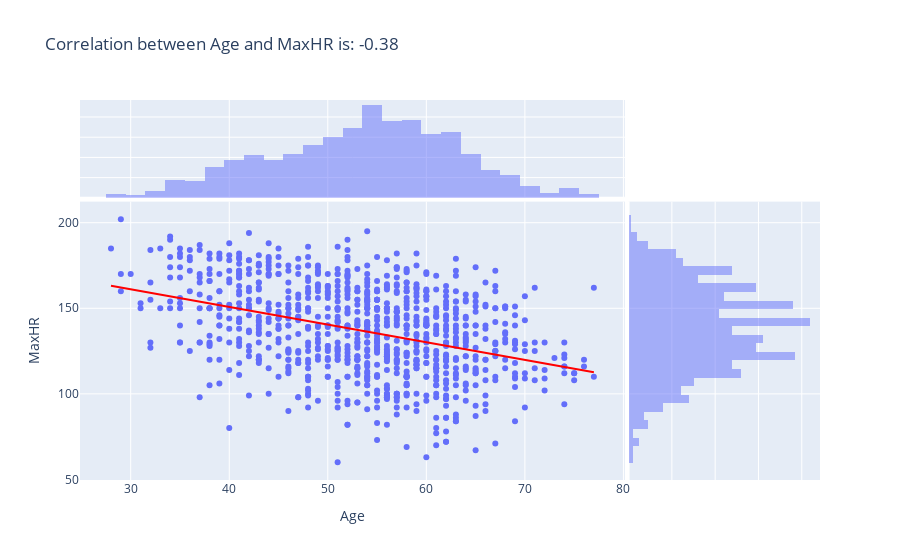

Notebook source saved alongside this figure:
### Code cell
corr_value = heart_df["Age"].corr(heart_df["MaxHR"])

fig = px.scatter(
    data_frame = heart_df,
    x="Age",
    y="MaxHR",
    marginal_x="histogram",
    marginal_y="histogram",
    trendline="ols",
    trendline_color_override="red",
    title=f"Correlation between Age and MaxHR is: {corr_value:.2f}",
)

fig.show()

### Figure 1 — Plotly figure (JSON) as saved in the notebook; plotly's stock layout.template omitted (floating-point values rounded to 4 significant figures; data arrays with more than 128 entries replaced by an {"elided": "..."} marker saying what was removed)
{"data": [{"hovertemplate": "Age=%{x}<br>MaxHR=%{y}<extra></extra>", "legendgroup": "", "marker": {"color": "#636efa", "symbol": "circle"}, "mode": "markers", "name": "", "orientation": "v", "showlegend": false, "type": "scatter", "x": {"elided": "918 int values"}, "xaxis": "x", "y": {"elided": "918 int values"}, "yaxis": "y"}, {"alignmentgroup": "True", "bingroup": "x", "hovertemplate": "Age=%{x}<br>count=%{y}<extra></extra>", "legendgroup": "", "marker": {"color": "#636efa"}, "name": "", "offsetgroup": "", "opacity": 0.5, "showlegend": false, "type": "histogram", "x": {"elided": "918 int values"}, "xaxis": "x3", "yaxis": "y3"}, {"alignmentgroup": "True", "bingroup": "y", "hovertemplate": "MaxHR=%{y}<br>count=%{x}<extra></extra>", "legendgroup": "", "marker": {"color": "#636efa"}, "name": "", "offsetgroup": "", "opacity": 0.5, "showlegend": false, "type": "histogram", "xaxis": "x2", "y": {"elided": "918 int values"}, "yaxis": "y2"}, {"hovertemplate": "<b>OLS trendline</b><br>MaxHR = -1.03121 * Age + 191.99<br>R<sup>2</sup>=0.145958<br><br>Age=%{x}<br>MaxHR=%{y} <b>(trend)</b><extra></extra>", "legendgroup": "", "line": {"color": "red"}, "marker": {"color": "#636efa", "symbol": "circle"}, "mode": "lines", "name": "", "showlegend": false, "type": "scatter", "x": {"elided": "918 int values"}, "xaxis": "x", "y": {"elided": "918 float values"}, "yaxis": "y"}], "layout": {"barmode": "overlay", "legend": {"tracegroupgap": 0}, "title": {"text": "Correlation between Age and MaxHR is: -0.38"}, "xaxis": {"anchor": "y", "domain": [0, 0.7363], "title": {"text": "Age"}}, "xaxis2": {"anchor": "y2", "domain": [0.7413, 1], "matches": "x2", "showgrid": true, "showline": false, "showticklabels": false, "ticks": ""}, "xaxis3": {"anchor": "y3", "domain": [0, 0.7363], "matches": "x", "showgrid": true, "showticklabels": false}, "xaxis4": {"anchor": "y4", "domain": [0.7413, 1], "matches": "x2", "showgrid": true, "showline": false, "showticklabels": false, "ticks": ""}, "yaxis": {"anchor": "x", "domain": [0, 0.7326], "title": {"text": "MaxHR"}}, "yaxis2": {"anchor": "x2", "domain": [0, 0.7326], "matches": "y", "showgrid": true, "showticklabels": false}, "yaxis3": {"anchor": "x3", "domain": [0.7426, 1], "matches": "y3", "showgrid": true, "showline": false, "showticklabels": false, "ticks": ""}, "yaxis4": {"anchor": "x4", "domain": [0.7426, 1], "matches": "y3", "showgrid": true, "showline": false, "showticklabels": false, "ticks": ""}}}
